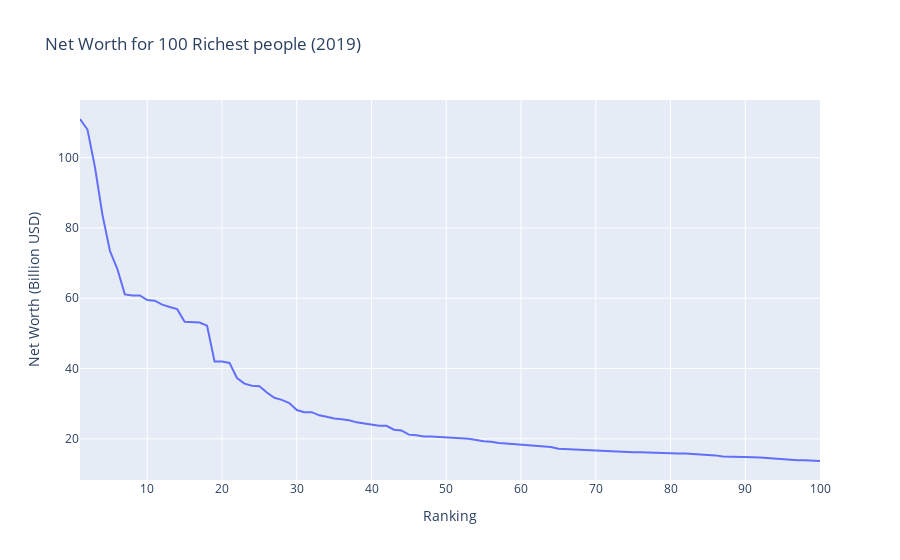

Notebook source saved alongside this figure:
### Code cell
fig = px.line(richest, x="Ranking", y="Net_Worth_in_Billion_USD", title='Net Worth for 100 Richest people (2019)', labels={'Net_Worth_in_Billion_USD':'Net Worth (Billion USD)'})
fig.show()

### Figure 1 — Plotly figure (JSON) as saved in the notebook; plotly's stock layout.template omitted (floating-point values rounded to 4 significant figures)
{"data": [{"hovertemplate": "Ranking=%{x}<br>Net Worth (Billion USD)=%{y}<extra></extra>", "legendgroup": "", "line": {"color": "#636efa", "dash": "solid"}, "mode": "lines", "name": "", "orientation": "v", "showlegend": false, "type": "scatter", "x": [1, 2, 3, 4, 5, 6, 7, 8, 9, 10, 11, 12, 13, 14, 15, 16, 17, 18, 19, 20, 21, 22, 23, 24, 25, 26, 27, 28, 29, 30, 31, 32, 33, 34, 35, 36, 37, 38, 39, 40, 41, 42, 43, 44, 45, 46, 47, 48, 49, 50, 51, 52, 53, 54, 55, 56, 57, 58, 59, 60, 61, 62, 63, 64, 65, 66, 67, 68, 69, 70, 71, 72, 73, 74, 75, 76, 77, 78, 79, 80, 81, 82, 83, 84, 85, 86, 87, 88, 89, 90, 91, 92, 93, 94, 95, 96, 97, 98, 99, 100], "xaxis": "x", "y": [111, 108, 97.3, 83.8, 73.5, 68.3, 61.1, 60.8, 60.8, 59.5, 59.3, 58.2, 57.5, 56.9, 53.3, 53.1, 53.1, 52.2, 42, 42, 41.6, 37.3, 35.7, 35.1, 35, 33.2, 31.7, 31.1, 30.2, 28.2, 27.6, 27.6, 26.7, 26.3, 25.8, 25.6, 25.3, 24.7, 24.3, 23.9, 23.7, 23.7, 22.6, 22.4, 21.2, 21, 20.7, 20.7, 20.6, 20.5, 20.4, 20.3, 20, 19.7, 19.3, 19.2, 18.8, 18.7, 18.5, 18.5, 18.2, 18.1, 17.7, 17.7, 17.2, 17.1, 16.9, 16.9, 16.6, 16.5, 16.5, 16.5, 16.4, 16.3, 16.2, 16.2, 16.1, 15.9, 15.9, 15.8, 15.8, 15.8, 15.7, 15.4, 15.3, 15.3, 15, 15, 14.8, 14.8, 14.8, 14.7, 14.5, 14.5, 14.2, 14, 13.9, 13.9, 13.8, 13.7], "yaxis": "y"}], "layout": {"legend": {"tracegroupgap": 0}, "title": {"text": "Net Worth for 100 Richest people (2019)"}, "xaxis": {"anchor": "y", "domain": [0, 1], "title": {"text": "Ranking"}}, "yaxis": {"anchor": "x", "domain": [0, 1], "title": {"text": "Net Worth (Billion USD)"}}}}
